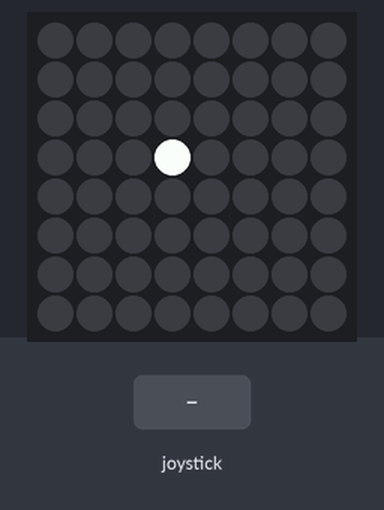
The program below on a simulated Raspberry Pi (BCM pin numbers) with a Sense HAT. Parts: the Sense HAT's 8×8 RGB LED matrix. The inputs (shaded band) are chosen by the test bench.

Above: at 1.2 s.
1.3 s: joystick pushed up
At 2.4 s:
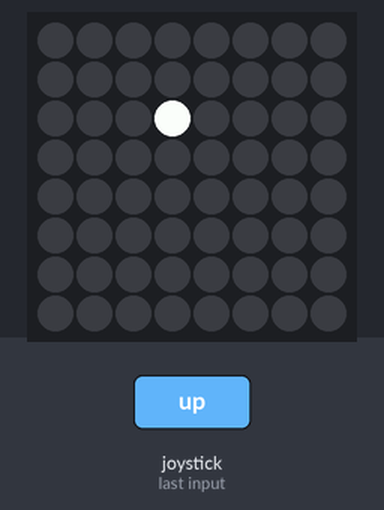
2.8 s: joystick pushed left
At 3.6 s:
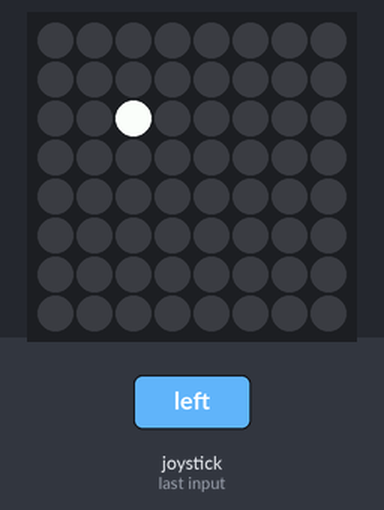
4.3 s: joystick pushed down
At 4.7 s:
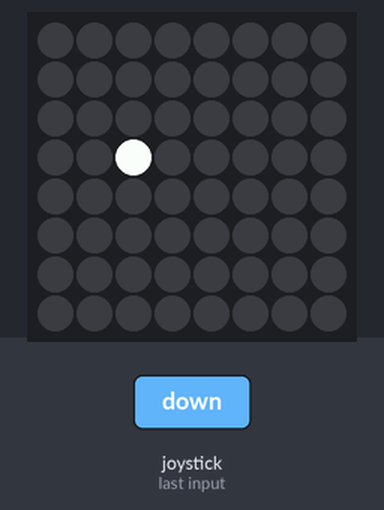
5.8 s: joystick clicked
7.3 s: joystick pushed right
At 8.2 s:
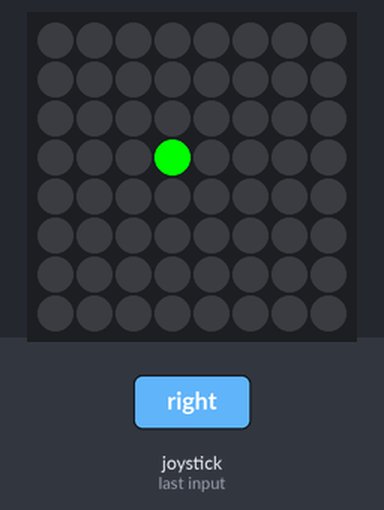
8.8 s: joystick pushed up
At 9.3 s:
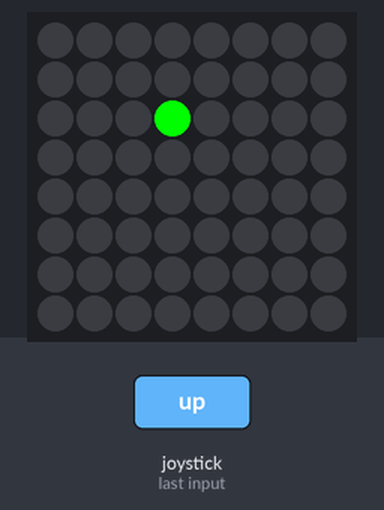
Timing chart, 0 to 11.3 s (numbered marks = the images above; inputs shaded):
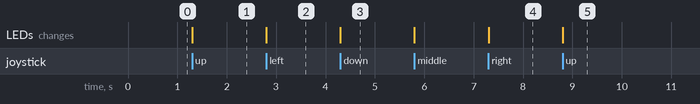

Measured:
- after the input at 1.3 s, the LEDs: change at once (image 1)
- after the input at 2.8 s, the LEDs: change at once (image 2)
- after the input at 4.3 s, the LEDs: change at once (image 3)
- after the input at 7.3 s, the LEDs: change at once (image 4)
- after the input at 8.8 s, the LEDs: change at once (image 5)

The program:

move_pixel.py
```python
from sense_hat import SenseHat, ACTION_PRESSED, ACTION_HELD, ACTION_RELEASED
import signal

sense = SenseHat()

colors = [
    [255,255,255],
    [43,255,0],
    [0,106,255],
    [255,0,255],
    [255,0,0],
]

pixel = colors[0]
x = 3
y = 3


sense.set_pixel(x,y,pixel)

def handler(signum, frame):
    sense.clear()
    exit(1)

signal.signal(signal.SIGINT, handler)

def clamp(value, min_value=0, max_value=7):
    if value < min_value:
        return max_value
    elif value > max_value:
        return min_value
    else:
        return value

def pushed_up(event):
    global y
    if event.action != ACTION_RELEASED:
        y = clamp(y-1)

def pushed_down(event):
    global y
    if event.action != ACTION_RELEASED:
        y = clamp(y+1)

def pushed_left(event):
    global x
    if event.action != ACTION_RELEASED:
        x = clamp(x-1)

def pushed_right(event):
    global x
    if event.action != ACTION_RELEASED:
        x = clamp(x+1)

def pushed_middle(event):
    global pixel
    if event.action != ACTION_RELEASED:
        index = colors.index(pixel)
        ripple(pixel)
        pixel = colors[index+1] if index + 1 < len(colors) else colors[0]

# ToDo: figure out how to do cool ripple animation when color is changed
def ripple(pixel):
    board = sense.get_pixels()

def update_pixel():
    sense.clear()
    sense.set_pixel(x,y,pixel)

sense.stick.direction_up = pushed_up
sense.stick.direction_down = pushed_down
sense.stick.direction_left = pushed_left
sense.stick.direction_right = pushed_right
sense.stick.direction_middle = pushed_middle
sense.stick.direction_any = update_pixel
signal.pause()
```
